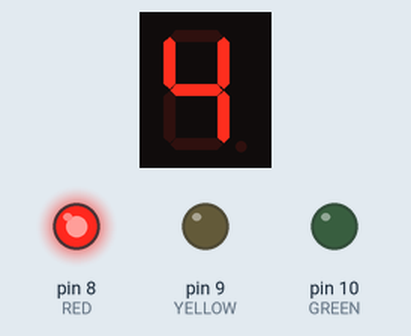
Simulated run of this sketch. Board: Arduino Uno, built with avr-gcc and run on an emulated ATmega328P. On the bench: 1-digit seven-segment display, output pins drawn as LEDs (lit = HIGH). Wiring (inferred from the names in the program): 1-digit 7-segment display, segments lit when LOW: segments pin 2, pin 3, pin 6, pin 5, pin 4, pin 1, pin 0. The segment pins are drawn as the display they are named for; pins used as bus, display or sensor lines are not drawn.

Above: at 0.1 s.
At 1.1 s:
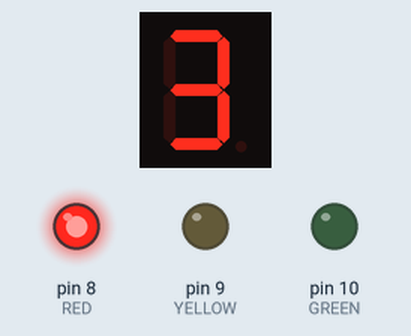
At 2.1 s:
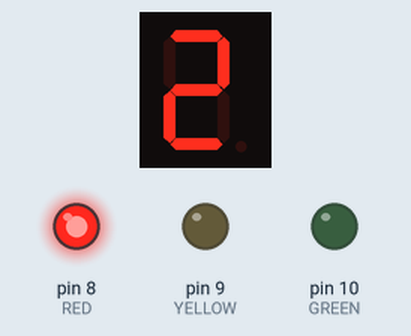
At 5.1 s:
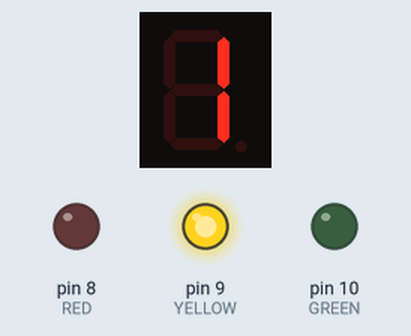
At 7.1 s:
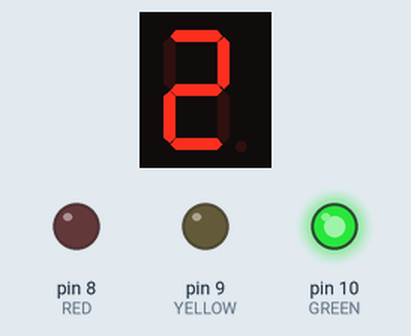
At 9.1 s:
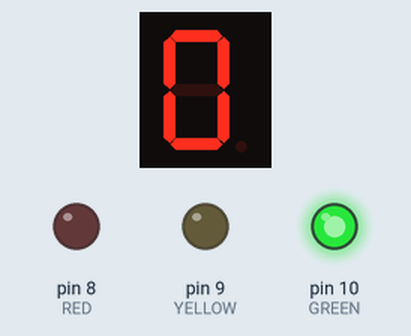
Timing chart, 0 to 38.5 s (numbered marks = the images above):
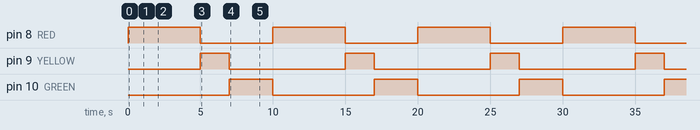

Measured:
- by itself, pin 8 (RED): alternates HIGH for 5.0 s and LOW for 5.0 s
- by itself, pin 9 (YELLOW): alternates HIGH for 2.0 s and LOW for 8.0 s
- by itself, pin 10 (GREEN): alternates HIGH for 3.0 s and LOW for 7.0 s
- what the display in image 1 shows lasts 1.0 s, from 1.0 s to 2.0 s

The sketch:

Lab5_Ex7_Traffic_Light_with_Timer.ino
```cpp
const int RED = 8;
const int YELLOW = 9;
const int GREEN = 10;

const int DELAY_RED = 5;
const int DELAY_YELLOW = 2;
const int DELAY_GREEN = 3;

const int a = 2;
const int b = 3;
const int c = 6;
const int d = 5;
const int e = 4;
const int f = 1;
const int g = 0;

const bool digitMap[10][7] = {
  {0, 0, 0, 0, 0, 0, 1},
  {1, 0, 0, 1, 1, 1, 1},
  {0, 0, 1, 0, 0, 1, 0},
  {0, 0, 0, 0, 1, 1, 0},
  {1, 0, 0, 1, 1, 0, 0},
  {0, 1, 0, 0, 1, 0, 0},
  {0, 1, 0, 0, 0, 0, 0},
  {0, 0, 0, 1, 1, 1, 1},
  {0, 0, 0, 0, 0, 0, 0},
  {0, 0, 0, 1, 1, 0, 0}
};

const int segmentPins[7] = {a, b, c, d, e, f, g};

void setup() {

  pinMode(RED, OUTPUT);
  pinMode(YELLOW, OUTPUT);
  pinMode(GREEN, OUTPUT);

  for (int i = 0; i < 7; i++) {
    pinMode(segmentPins[i], OUTPUT);
  }

  digitalWrite(RED, LOW);
  digitalWrite(YELLOW, LOW);
  digitalWrite(GREEN, LOW);
}

void loop() {

  for (int i = DELAY_RED - 1 ; i >= 0; i--) {
    red_light();
    display(i);
    delay(1000);
  }

  for (int i = DELAY_YELLOW - 1; i >= 0; i--) {
   yellow_light();
    display(i);
    delay(1000);
  }

  for (int i = DELAY_GREEN - 1; i >= 0; i--) {
   green_light();
   display(i);
   delay(1000);
  }
}
void red_light() {
  digitalWrite(RED, HIGH);
  digitalWrite(YELLOW, LOW);
  digitalWrite(GREEN, LOW);
}

void yellow_light() {
  digitalWrite(RED, LOW);
  digitalWrite(YELLOW, HIGH);
  digitalWrite(GREEN, LOW);
}

void green_light() {
  digitalWrite(RED, LOW);
  digitalWrite(YELLOW, LOW);
  digitalWrite(GREEN, HIGH);
}

void display(int num) {
  if (num < 0 || num > 9) {
    clearDisplay();
    return;
  }
  for (int i = 0; i < 7; i++) {
    digitalWrite(segmentPins[i], digitMap[num][i] ? HIGH : LOW);
  }
}

void clearDisplay() {
  for (int i = 0; i < 7; i++) {
    digitalWrite(segmentPins[i], LOW);
  }
}
```
